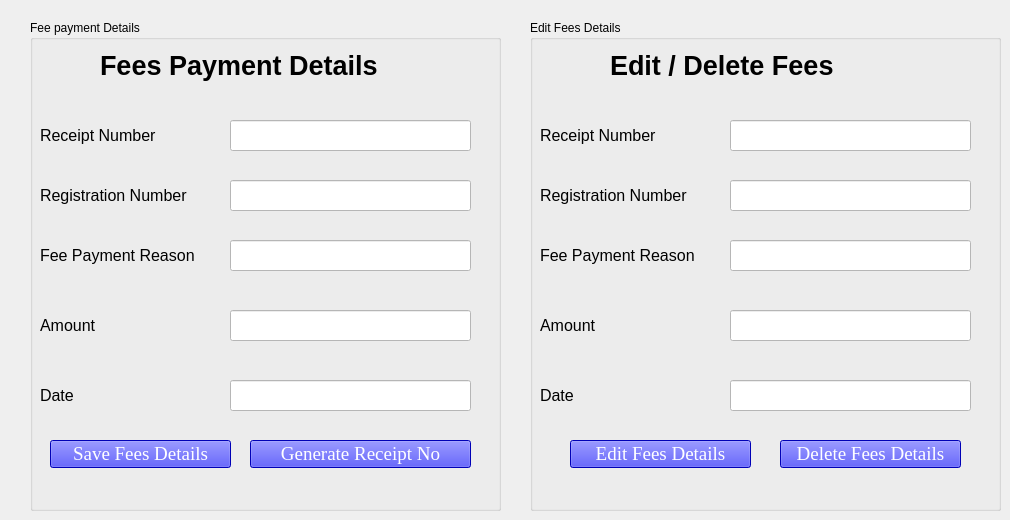
    <widget class="QWidget" name="tab_10">
     <attribute name="title">
      <string>Fees</string>
     </attribute>
     <widget class="QGroupBox" name="groupBox_5">
      <property name="geometry">
       <rect>
        <x>30</x>
        <y>20</y>
        <width>471</width>
        <height>491</height>
       </rect>
      </property>
      <property name="title">
       <string>Fee payment Details</string>
      </property>
      <widget class="QLabel" name="label_71">
       <property name="geometry">
        <rect>
         <x>70</x>
         <y>20</y>
         <width>361</width>
         <height>51</height>
        </rect>
       </property>
       <property name="font">
        <font>
         <pointsize>20</pointsize>
         <weight>75</weight>
         <bold>true</bold>
        </font>
       </property>
       <property name="text">
        <string>Fees Payment Details</string>
       </property>
      </widget>
      <widget class="QLabel" name="label_72">
       <property name="geometry">
        <rect>
         <x>10</x>
         <y>160</y>
         <width>191</width>
         <height>31</height>
        </rect>
       </property>
       <property name="font">
        <font>
         <pointsize>12</pointsize>
        </font>
       </property>
       <property name="text">
        <string>Registration Number</string>
       </property>
      </widget>
      <widget class="QPushButton" name="save_fees">
       <property name="geometry">
        <rect>
         <x>20</x>
         <y>420</y>
         <width>181</width>
         <height>28</height>
        </rect>
       </property>
       <property name="font">
        <font>
         <family>Times New Roman</family>
         <pointsize>14</pointsize>
         <weight>9</weight>
         <italic>false</italic>
         <bold>false</bold>
        </font>
       </property>
       <property name="styleSheet">
        <string notr="true">background-color: rgb(0, 0, 255);
color: rgb(255, 255, 255);
font: 75 14pt &quot;Times New Roman&quot;;
</string>
       </property>
       <property name="text">
        <string>Save Fees Details</string>
       </property>
       <property name="default">
        <bool>false</bool>
       </property>
       <property name="flat">
        <bool>false</bool>
       </property>
      </widget>
      <widget class="QLabel" name="label_73">
       <property name="geometry">
        <rect>
         <x>10</x>
         <y>220</y>
         <width>191</width>
         <height>31</height>
        </rect>
       </property>
       <property name="font">
        <font>
         <pointsize>12</pointsize>
        </font>
       </property>
       <property name="text">
        <string>Fee Payment Reason</string>
       </property>
      </widget>
      <widget class="QLineEdit" name="ftb13">
       <property name="geometry">
        <rect>
         <x>200</x>
         <y>220</y>
         <width>241</width>
         <height>31</height>
        </rect>
       </property>
       <property name="font">
        <font>
         <pointsize>12</pointsize>
        </font>
       </property>
       <property name="styleSheet">
        <string notr="true">background-color: rgb(255, 255, 255);</string>
       </property>
      </widget>
      <widget class="QLabel" name="label_74">
       <property name="geometry">
        <rect>
         <x>10</x>
         <y>290</y>
         <width>191</width>
         <height>31</height>
        </rect>
       </property>
       <property name="font">
        <font>
         <pointsize>12</pointsize>
        </font>
       </property>
       <property name="text">
        <string>Amount</string>
       </property>
      </widget>
      <widget class="QLabel" name="label_75">
       <property name="geometry">
        <rect>
         <x>10</x>
         <y>360</y>
         <width>191</width>
         <height>31</height>
        </rect>
       </property>
       <property name="font">
        <font>
         <pointsize>12</pointsize>
        </font>
       </property>
       <property name="text">
        <string>Date</string>
       </property>
      </widget>
      <widget class="QLineEdit" name="ftb14">
       <property name="geometry">
        <rect>
         <x>200</x>
         <y>290</y>
         <width>241</width>
         <height>31</height>
        </rect>
       </property>
       <property name="font">
        <font>
         <pointsize>12</pointsize>
        </font>
       </property>
       <property name="styleSheet">
        <string notr="true">background-color: rgb(255, 255, 255);</string>
       </property>
      </widget>
      <widget class="QLineEdit" name="ftb15">
       <property name="geometry">
        <rect>
         <x>200</x>
         <y>360</y>
         <width>241</width>
         <height>31</height>
        </rect>
       </property>
       <property name="font">
        <font>
         <pointsize>12</pointsize>
        </font>
       </property>
       <property name="styleSheet">
        <string notr="true">background-color: rgb(255, 255, 255);</string>
       </property>
      </widget>
      <widget class="QLineEdit" name="ftb11">
       <property name="geometry">
        <rect>
         <x>200</x>
         <y>100</y>
         <width>241</width>
         <height>31</height>
        </rect>
       </property>
       <property name="font">
        <font>
         <pointsize>12</pointsize>
        </font>
       </property>
       <property name="styleSheet">
        <string notr="true">background-color: rgb(255, 255, 255);</string>
       </property>
      </widget>
      <widget class="QLabel" name="label_76">
       <property name="geometry">
        <rect>
         <x>10</x>
         <y>100</y>
         <width>191</width>
         <height>31</height>
        </rect>
       </property>
       <property name="font">
        <font>
         <pointsize>12</pointsize>
        </font>
       </property>
       <property name="text">
        <string>Receipt Number</string>
       </property>
      </widget>
      <widget class="QLineEdit" name="ftb12">
       <property name="geometry">
        <rect>
         <x>200</x>
         <y>160</y>
         <width>241</width>
         <height>31</height>
        </rect>
       </property>
       <property name="font">
        <font>
         <pointsize>12</pointsize>
        </font>
       </property>
       <property name="styleSheet">
        <string notr="true">background-color: rgb(255, 255, 255);</string>
       </property>
      </widget>
      <widget class="QPushButton" name="generate_receipt">
       <property name="geometry">
        <rect>
         <x>220</x>
         <y>420</y>
         <width>221</width>
         <height>28</height>
        </rect>
       </property>
       <property name="font">
        <font>
         <family>Times New Roman</family>
         <pointsize>14</pointsize>
         <weight>9</weight>
         <italic>false</italic>
         <bold>false</bold>
        </font>
       </property>
       <property name="styleSheet">
        <string notr="true">background-color: rgb(0, 0, 255);
color: rgb(255, 255, 255);
font: 75 14pt &quot;Times New Roman&quot;;
</string>
       </property>
       <property name="text">
        <string>Generate Receipt No</string>
       </property>
       <property name="default">
        <bool>false</bool>
       </property>
       <property name="flat">
        <bool>false</bool>
       </property>
      </widget>
     </widget>
     <widget class="QGroupBox" name="groupBox_6">
      <property name="geometry">
       <rect>
        <x>530</x>
        <y>20</y>
        <width>471</width>
        <height>491</height>
       </rect>
      </property>
      <property name="title">
       <string>Edit Fees Details</string>
      </property>
      <widget class="QLabel" name="label_77">
       <property name="geometry">
        <rect>
         <x>80</x>
         <y>20</y>
         <width>361</width>
         <height>51</height>
        </rect>
       </property>
       <property name="font">
        <font>
         <pointsize>20</pointsize>
         <weight>75</weight>
         <bold>true</bold>
        </font>
       </property>
       <property name="text">
        <string>Edit / Delete Fees</string>
       </property>
      </widget>
      <widget class="QLabel" name="label_78">
       <property name="geometry">
        <rect>
         <x>10</x>
         <y>160</y>
         <width>191</width>
         <height>31</height>
        </rect>
       </property>
       <property name="font">
        <font>
         <pointsize>12</pointsize>
        </font>
       </property>
       <property name="text">
        <string>Registration Number</string>
       </property>
      </widget>
      <widget class="QPushButton" name="edit_fees">
       <property name="geometry">
        <rect>
         <x>40</x>
         <y>420</y>
         <width>181</width>
         <height>28</height>
        </rect>
       </property>
       <property name="font">
        <font>
         <family>Times New Roman</family>
         <pointsize>14</pointsize>
         <weight>9</weight>
         <italic>false</italic>
         <bold>false</bold>
        </font>
       </property>
       <property name="styleSheet">
        <string notr="true">background-color: rgb(0, 0, 255);
color: rgb(255, 255, 255);
font: 75 14pt &quot;Times New Roman&quot;;
</string>
       </property>
       <property name="text">
        <string>Edit Fees Details</string>
       </property>
       <property name="default">
        <bool>false</bool>
       </property>
       <property name="flat">
        <bool>false</bool>
       </property>
      </widget>
      <widget class="QLabel" name="label_79">
       <property name="geometry">
        <rect>
         <x>10</x>
         <y>220</y>
         <width>191</width>
         <height>31</height>
        </rect>
       </property>
       <property name="font">
        <font>
         <pointsize>12</pointsize>
        </font>
       </property>
       <property name="text">
        <string>Fee Payment Reason</string>
       </property>
      </widget>
      <widget class="QLineEdit" name="ftb18">
       <property name="geometry">
        <rect>
         <x>200</x>
         <y>220</y>
         <width>241</width>
         <height>31</height>
        </rect>
       </property>
       <property name="font">
        <font>
         <pointsize>12</pointsize>
        </font>
       </property>
       <property name="styleSheet">
        <string notr="true">background-color: rgb(255, 255, 255);</string>
       </property>
      </widget>
      <widget class="QLabel" name="label_80">
       <property name="geometry">
        <rect>
         <x>10</x>
         <y>290</y>
         <width>191</width>
         <height>31</height>
        </rect>
       </property>
       <property name="font">
        <font>
         <pointsize>12</pointsize>
        </font>
       </property>
       <property name="text">
        <string>Amount</string>
       </property>
      </widget>
      <widget class="QLabel" name="label_81">
       <property name="geometry">
        <rect>
         <x>10</x>
         <y>360</y>
         <width>191</width>
         <height>31</height>
        </rect>
       </property>
       <property name="font">
        <font>
         <pointsize>12</pointsize>
        </font>
       </property>
       <property name="text">
        <string>Date</string>
       </property>
      </widget>
      <widget class="QLineEdit" name="ftb19">
       <property name="geometry">
        <rect>
         <x>200</x>
         <y>290</y>
         <width>241</width>
         <height>31</height>
        </rect>
       </property>
       <property name="font">
        <font>
         <pointsize>12</pointsize>
        </font>
       </property>
       <property name="styleSheet">
        <string notr="true">background-color: rgb(255, 255, 255);</string>
       </property>
      </widget>
      <widget class="QLineEdit" name="ftb20">
       <property name="geometry">
        <rect>
         <x>200</x>
         <y>360</y>
         <width>241</width>
         <height>31</height>
        </rect>
       </property>
       <property name="font">
        <font>
         <pointsize>12</pointsize>
        </font>
       </property>
       <property name="styleSheet">
        <string notr="true">background-color: rgb(255, 255, 255);</string>
       </property>
      </widget>
      <widget class="QLineEdit" name="ftb16">
       <property name="geometry">
        <rect>
         <x>200</x>
         <y>100</y>
         <width>241</width>
         <height>31</height>
        </rect>
       </property>
       <property name="font">
        <font>
         <pointsize>12</pointsize>
        </font>
       </property>
       <property name="styleSheet">
        <string notr="true">background-color: rgb(255, 255, 255);</string>
       </property>
      </widget>
      <widget class="QLabel" name="label_82">
       <property name="geometry">
        <rect>
         <x>10</x>
         <y>100</y>
         <width>191</width>
         <height>31</height>
        </rect>
       </property>
       <property name="font">
        <font>
         <pointsize>12</pointsize>
        </font>
       </property>
       <property name="text">
        <string>Receipt Number</string>
       </property>
      </widget>
      <widget class="QPushButton" name="delete_fees">
       <property name="geometry">
        <rect>
         <x>250</x>
         <y>420</y>
         <width>181</width>
         <height>28</height>
        </rect>
       </property>
       <property name="font">
        <font>
         <family>Times New Roman</family>
         <pointsize>14</pointsize>
         <weight>9</weight>
         <italic>false</italic>
         <bold>false</bold>
        </font>
       </property>
       <property name="styleSheet">
        <string notr="true">background-color: rgb(0, 0, 255);
color: rgb(255, 255, 255);
font: 75 14pt &quot;Times New Roman&quot;;
</string>
       </property>
       <property name="text">
        <string>Delete Fees Details</string>
       </property>
       <property name="default">
        <bool>false</bool>
       </property>
       <property name="flat">
        <bool>false</bool>
       </property>
      </widget>
      <widget class="QLineEdit" name="ftb17">
       <property name="geometry">
        <rect>
         <x>200</x>
         <y>160</y>
         <width>241</width>
         <height>31</height>
        </rect>
       </property>
       <property name="font">
        <font>
         <pointsize>12</pointsize>
        </font>
       </property>
       <property name="styleSheet">
        <string notr="true">background-color: rgb(255, 255, 255);</string>
       </property>
      </widget>
     </widget>
    </widget>
